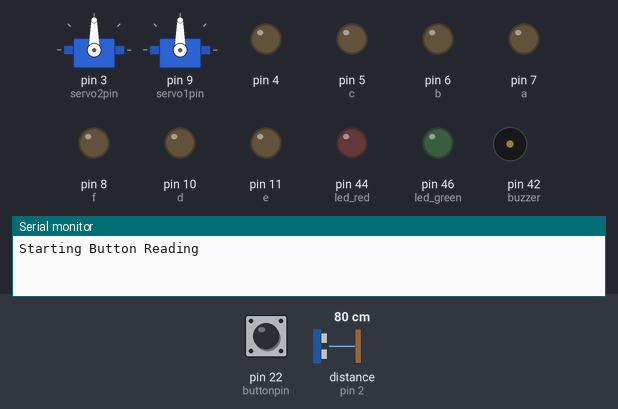
Bench run of a sketch on a simulated Arduino Mega 2560, built with avr-gcc and run on an emulated ATmega2560. Shown: 2 × servo, output pins drawn as LEDs (lit = HIGH), buzzer (waves = sounding), the last lines printed to the serial monitor. Inputs (shaded band) come from the test bench; at power-on: pin 22 (buttonpin) LOW, distance to the obstacle (sensor on pin 2) 80 cm. The echo pulse lasts 58.3 µs per cm; pins used as bus, display or sensor lines are not drawn.

Above: at 1.2 s.
1.3 s: pin 22 (buttonpin) pulled HIGH for 0.15 s
At 1.8 s:
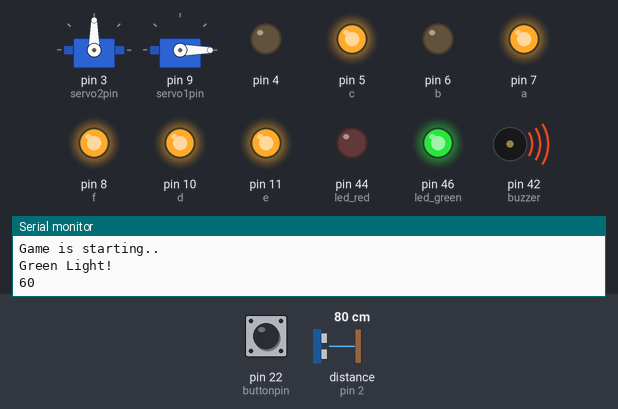
At 4.3 s:
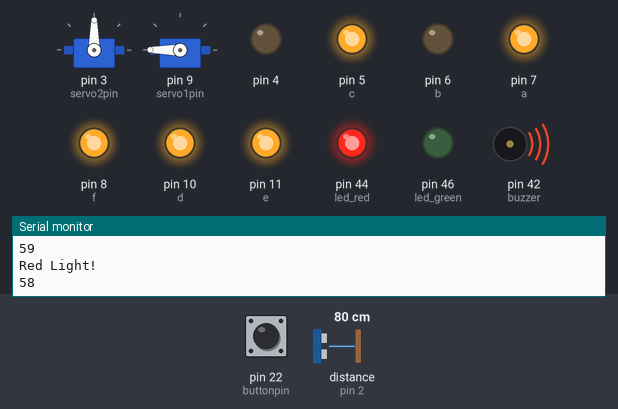
4.4 s: distance to the obstacle (sensor on pin 2) set to 8 cm
7.4 s: distance to the obstacle (sensor on pin 2) set to 5 cm
At 13.0 s:
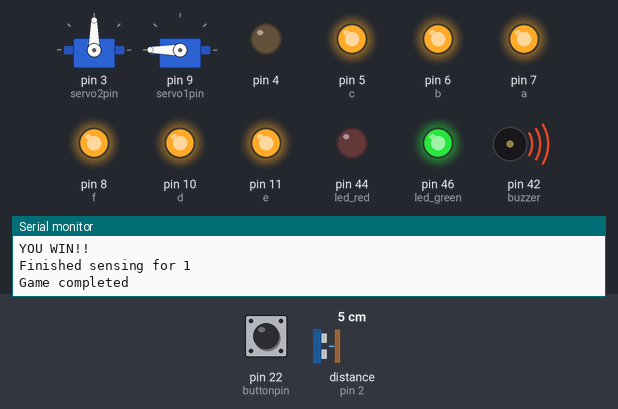
Timing chart, 0 to 16.4 s (numbered marks = the images above; inputs shaded):
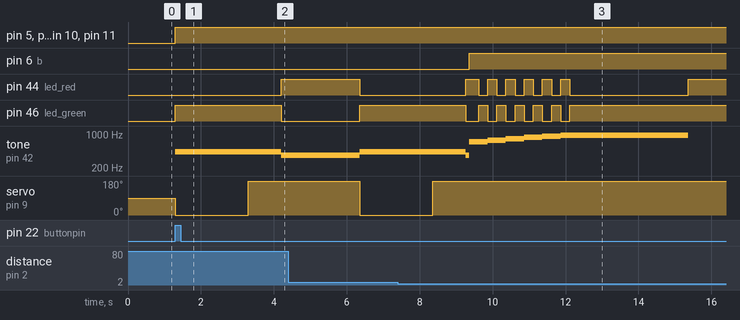

Measured:
- the behaviour switches between 7 and 6 cm on distance to the obstacle (sensor on pin 2) (found by bisection; images 2 and 3)
- after the input at 1.3 s, pin 5 (c), pin 7 (a), pin 8 (f), pin 10 (d), pin 11 (e): LOW → HIGH at once; pin 44 (led_red): LOW → HIGH after 2.9 s; pin 46 (led_green): LOW → HIGH at once, → LOW 2.9 s later; tone on pin 42 (buzzer): silent → 432 Hz at once, → 369 Hz 2.9 s later; servo on pin 9 (servo1pin): 90° → 0° at once, → 180° 2.0 s later
- after the input at 7.4 s, pin 6 (b): LOW → HIGH after 2.0 s; pin 11 (e): stays HIGH (without the input it goes to LOW after 4.0 s); servo on pin 9 (servo1pin): goes on until 8.4 s, then stays 180°

The sketch:

CPE4010_SquidGame.ino
```cpp
#include <Servo.h>
#include <Wire.h>

#define echoPin 2       // Echo Pin for ultrasound
#define trigPin 24      // Trigger Pin for ultrasound

int buttonpin = 22;
int buttonstate = 0;
int servo1pin = 9;
int servo2pin = 3;
Servo servo1;             //attached to ultrasonic
Servo servo2;             //swinging arm
int lcd_state = 6;
int gametimer = 60;       //use gametimer to count up to 60s
int led_red = 44;         //led pin
int led_green = 46;
int maximumRange = 50;    // Maximum range needed
int minimumRange = 0;     // Minimum range needed
long duration, distance;  // Duration used to calculate distance
int myangle;              // initialize angle variable
int pulsewidth;           // initialize width variable
int servo_val = 0;
int distance_val;
int buzzer = 42;
int playerposition;
bool gamewin = 0;

// set the IO pin for each segment
int a = 7;   // set digital pin 7 for segment a
int b = 6;   // set digital pin 6 for segment b
int c = 5;   // set digital pin 5 for segment c
int d = 10;  // set digital pin 10 for segment d
int e = 11;  // set digital pin 11 for segment e
int f = 8;   // set digital pin 8 for segment f
int g = 12;   // set digital pin 9 for segment g

void digital_0(void)  // display number 0
{
  unsigned char j;
  digitalWrite(a, HIGH);
  digitalWrite(b, HIGH);
  digitalWrite(c, HIGH);
  digitalWrite(d, HIGH);
  digitalWrite(e, HIGH);
  digitalWrite(f, HIGH);
  digitalWrite(g, LOW);
}
void digital_1(void)  // display number 1
{
  unsigned char j;
  digitalWrite(c, HIGH);     // set level as “high” for pin 5, turn on segment c
  digitalWrite(b, HIGH);     // turn on segment b
  for (j = 7; j <= 11; j++)  // turn off other segments
    digitalWrite(j, LOW);
}
void digital_2(void)  // display number 2
{
  unsigned char j;
  digitalWrite(b, HIGH);
  digitalWrite(a, HIGH);
  for (j = 9; j <= 11; j++)
    digitalWrite(j, HIGH);
  digitalWrite(c, LOW);
  digitalWrite(f, LOW);
}
void digital_3(void)  // display number 3
{
  digitalWrite(g, HIGH);
  digitalWrite(a, HIGH);
  digitalWrite(b, HIGH);
  digitalWrite(c, HIGH);
  digitalWrite(d, HIGH);
  digitalWrite(f, LOW);
  digitalWrite(e, LOW);
}
void digital_4(void)  // display number 4
{
  digitalWrite(c, HIGH);
  digitalWrite(b, HIGH);
  digitalWrite(f, HIGH);
  digitalWrite(g, HIGH);
  digitalWrite(a, LOW);
  digitalWrite(e, LOW);
  digitalWrite(d, LOW);
}
void digital_5(void)  // display number 5
{
  unsigned char j;
  digitalWrite(a, HIGH);
  digitalWrite(b, LOW);
  digitalWrite(c, HIGH);
  digitalWrite(d, HIGH);
  digitalWrite(e, LOW);
  digitalWrite(f, HIGH);
  digitalWrite(g, HIGH);
}
void digital_6(void)  // display number 6
{
  unsigned char j;
  for (j = 7; j <= 11; j++)
    digitalWrite(j, HIGH);
  digitalWrite(c, HIGH);
  digitalWrite(b, LOW);
}


//FUNCTIONS FOR GAME

int movementChecker(int distance, int i) {
  //distance = measured distance from ultrasonic sensor
  //i is iterator from for loop
  if (playerposition == 0 && distance != -1) {
    //if no player position has been set & distance is valid reading, set the player's initial position
    playerposition = distance;
    Serial.print("playerposition = ");
    Serial.println(playerposition);
  } else if (distance <= 5 && distance != -1) {
    //player has won, end the game
      gametimer = 0;
      Serial.println("YOU WIN!!");
      gamewin = true;
      return 20;  // to escape for loop & end game
    } else if (distance != -1) {
    //if player's position changes by 5 or more, kill the player & end the game
    if (distance >= (playerposition + 4) || (playerposition - 4) >= distance) {
      gametimer = 0;
      Serial.println("PLAYER SENSED, KILL");
      return 20;  // to escape for loop & end game
    }
  }
  return i;  //to continue for loop onto next iteration
}

int measDist() {
  //check the distance from ultrasonic sensor
  digitalWrite(trigPin, LOW);
  delayMicroseconds(2);
  digitalWrite(trigPin, HIGH);
  delayMicroseconds(10);
  digitalWrite(trigPin, LOW);

  duration = pulseIn(echoPin, HIGH);
  return duration;
}

void countSeconds(int del, int red) {
  //use a function (countSeconds) to change 7-seg and read the distance sensor
  //while also having time elapse in the game via delay functions
  //arg "int del" is the amount of seconds you want to delay for
  for (int j = 1; j <= del; j++) {
    if (gametimer != 0) {
      int displayTime = (gametimer - 1) / 10 + 1;
      Serial.println(gametimer);
      //using switch statement, change the LCD to the proper reading
      switch (displayTime) {
        case 6:
          digital_6();
          break;
        case 5:
          digital_5();
          break;
        case 4:
          digital_4();
          break;
        case 3:
          digital_3();
          break;
        case 2:
          digital_2();
          break;
        case 1:
          digital_1();
          break;
        case 0:
          digital_0();
          break;
      }
      //decrement gametimer by 1sec and delay for 1sec thru sensor
      gametimer -= 1;

      //IF RED LIGHT CHECK DISTANCE WHILE COUNTING
      //ELSE (GREEN LIGHT) THEN DELAY FOR 1S
      if (red == 1) {
        playerposition = 0;
        int sensTime;
        for (int i = 0; i < 14; i++) {
          // check distance 14 times per second
          sensTime = measDist();
          distance = sensTime / 58.2;
          //make sure the distance sensed is within range
          if (distance >= maximumRange || distance <= minimumRange) {
            distance = -1;  // send negative number if reading isnt in range
          }

          i = movementChecker(distance, i);  // for if player is sensed, to skip to end of for loop & check movement
          delay(50);
        }
        Serial.print("Finished sensing for ");
        Serial.println(j);
      } else if (red == 0) {
        //ELSE IF GREEN, COUNT BUZZER FOR 1 SECOND
        delay(1000);
      }
    }
  }
}

void greenLight() {
  servo1.write(0);
  tone(buzzer, 432);
  Serial.println("Green Light!");
  digitalWrite(led_green, HIGH);
  digitalWrite(led_red, LOW);
  //if less than 2 seconds are left in the game, only count remaining time)
  //   else count for 2 seconds for green light
  if (gametimer - 2 <= 0) {
    countSeconds(gametimer, 0);
  } else {
    countSeconds(2, 0);
  }
}

void redLight() {
  servo1.write(180);
  delay(900);
  tone(buzzer, 369);
  Serial.println("Red Light!");
  digitalWrite(led_green, LOW);
  digitalWrite(led_red, HIGH);
  //if remaining time<3 secs, only count the remaining time
  //   else count 3 seconds for red light
  if (gametimer - 3 <= 0) {
    countSeconds(gametimer, 1);
  } else {
    countSeconds(3, 1);
  }
}

void gameReset() {
  digital_0();
  Serial.println("Game completed");
  //different tones from buzzer depending on win or loss
  if (gamewin == true){
    for(int i=700;i<1000;i+=50){
      tone(buzzer,i);
      digitalWrite(led_green, LOW);
      digitalWrite(led_red, HIGH);
      delay(250);
      digitalWrite(led_green, HIGH);
      digitalWrite(led_red, LOW);
      delay(250);
    }
    delay(3000);
    noTone(buzzer);
    gamewin = false;
  } else {
    servo2.write(180);
    tone(buzzer,75);
    delay(3000);
    servo2.write(90);
  }
  //reset LEDs & buzzer for next game
  digitalWrite(led_green, HIGH);
  digitalWrite(led_red, HIGH);
  noTone(buzzer);
}

void gameFlow() {
  gametimer = 60;
  Serial.println("Game is starting..");
  //loop through green and red light cycles until gametimer is 0
  do {
    greenLight();
    redLight();
  } while (gametimer > 0);
  //perform some cleanup after game ends
  gameReset();
}

void setup() {
  //setup serial monitor
  Serial.begin(9600);
  //setup lcd gpio
  for (int i = 4; i <= 11; i++) {
    pinMode(i, OUTPUT);  // set pin 4-11as “output”
  }
  //gpio config
  pinMode(led_green, OUTPUT);
  pinMode(led_red, OUTPUT);
  pinMode(buttonpin, INPUT);
  pinMode(trigPin, OUTPUT);
  pinMode(echoPin, INPUT);
  pinMode(servo1pin, OUTPUT);
  pinMode(servo2pin, OUTPUT);
  servo2.attach(servo2pin);  //set servo2 pin
  servo1.attach(servo1pin);
  pinMode(buzzer, OUTPUT);

  Serial.println("Starting Button Reading");
  noTone(buzzer);
}


void loop() {
  //read button state forever while powered
  //if button is pressed, then start the game
  buttonstate = digitalRead(buttonpin);
  if (buttonstate == 1) {
    gameFlow();
  }
}
```
